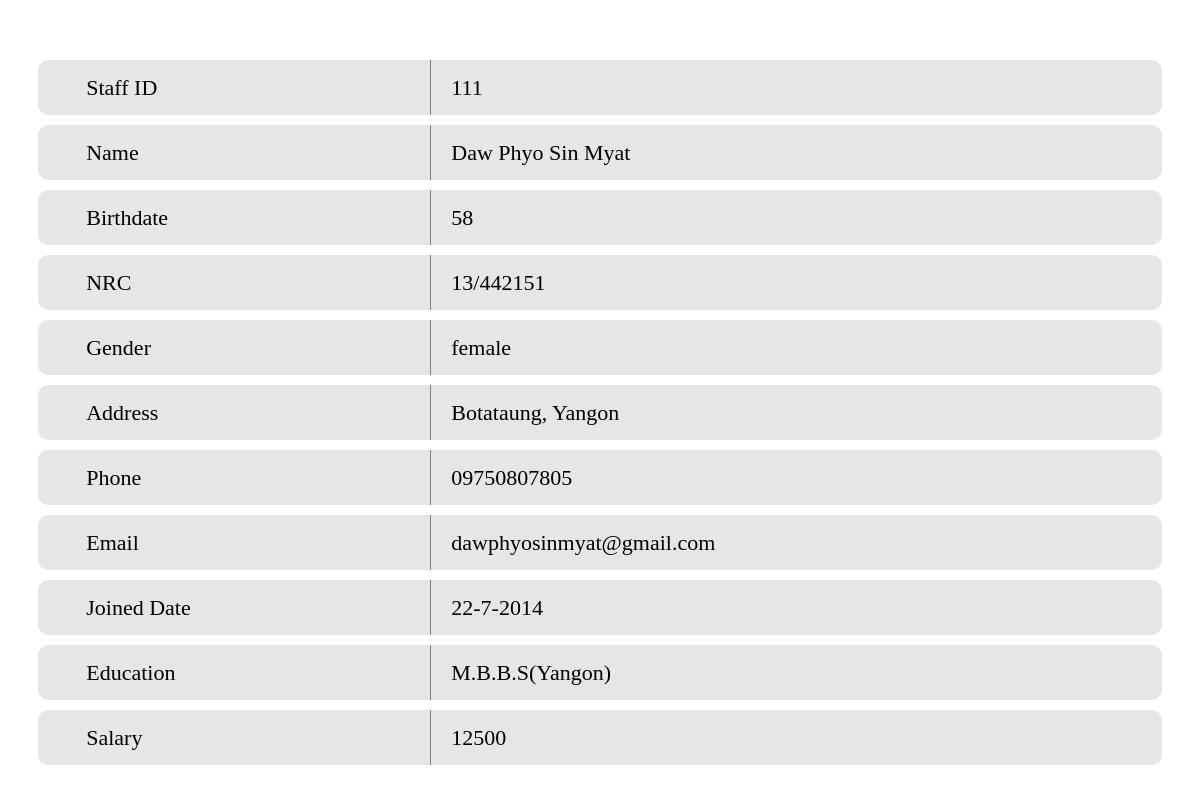
Screenshot of /Admin/infoadmin.php?id=111 with the database file from the repository.
### tables this page shows
CREATE TABLE `staff` (
  `Staff_Id` varchar(100) NOT NULL,
  `Name` varchar(100) NOT NULL,
  `B_Name` varchar(100) NOT NULL,
  `Birthdate` varchar(100) NOT NULL,
  `NRC` varchar(100) NOT NULL,
  `Gender` varchar(10) NOT NULL,
  `Address` varchar(100) NOT NULL,
  `Phone` varchar(100) NOT NULL,
  `Email` varchar(100) NOT NULL,
  `Joined_Date` varchar(100) NOT NULL,
  `Education` varchar(100) NOT NULL,
  `Certification` varchar(100) NOT NULL,
  `Department` varchar(100) NOT NULL,
  `Salary` int(11) NOT NULL,
  `Password` varchar(100) NOT NULL,
  `Rank` varchar(100) NOT NULL,
  `Type` varchar(100) NOT NULL,
  `Day` varchar(100) NOT NULL,
  `B_Day` varchar(100) NOT NULL,
  `Time` varchar(100) NOT NULL,
  `B_Time` varchar(100) NOT NULL,
  `Photo` varchar(100) NOT NULL
);

### Admin/infoadmin.php (the view, shortened to what this page needs)
<?php
$id=$_REQUEST['id'];
include("connect.php");
$result=mysqli_query($conn,"SELECT* FROM staff WHERE Staff_Id='$id'");
$row=mysqli_fetch_assoc($result);
 ?>
<head>
 <link rel="stylesheet" href="vendorhomepage/font-awesome/css/font-awesome.min.css">
 <link rel="stylesheet" href="vendorhomepage/themify-icons/css/themify-icons.css">
 <link rel="stylesheet" type="text/css" href="css/showdriverinfo.css">
</head>
<div class="headtab">
  <table>
    <tr>
      <td>
      <i class="fa fa-bank">&nbsp;&nbsp;&nbsp;</i>Staff ID&nbsp;&nbsp;
      </td>
      <td>
       <?php echo $row['Staff_Id']; ?>
     </td>
   </tr>
   <tr>
    <td>
      <i class="fa fa-credit-card-alt">&nbsp;&nbsp;&nbsp;</i>Name&nbsp;&nbsp;
    </td>
    <td>
      <?php echo $row['Name']; ?>
    </td>
  </tr>
  <tr>
    <td>
      <i class="fa fa-home">&nbsp;&nbsp;&nbsp;</i>Birthdate&nbsp;&nbsp;
    </td>
    <td>
     <?php echo $row['Birthdate']; ?>
   </td>
 </tr>
 <tr>
  <td>
    <i class="fa fa-phone">&nbsp;&nbsp;&nbsp;</i>NRC&nbsp;&nbsp;
  </td>
  <td>
    <?php echo $row['NRC']; ?>
  </td>
</tr>
<tr>
  <td>
    <i class="fa fa-paw">&nbsp;&nbsp;&nbsp;</i>Gender&nbsp;&nbsp;
  </td>
  <td>
    <?php echo $row['Gender']; ?>
  </td>
</tr>
<tr>
  <td>
    <i class="fa fa-server">&nbsp;&nbsp;&nbsp;</i>Address&nbsp;&nbsp;
  </td>
  <td>
    <?php echo $row['Address']; ?>
  </td>
</tr>
<tr>
  <td>
    <i class="fa fa-spinner">&nbsp;&nbsp;&nbsp;</i>Phone&nbsp;&nbsp;
  </td>
  <td>
    <?php echo $row['Phone']; ?>
  </td>
</tr>
<tr>
  <td>
    <i class="fa fa-mail-forward">&nbsp;&nbsp;&nbsp;</i>Email&nbsp;&nbsp;
  </td>
  <td>
    <?php echo $row['Email']; ?>
  </td>
</tr>
<tr>
  <td>
    <i class="fa fa-mail-forward">&nbsp;&nbsp;&nbsp;</i>Joined Date&nbsp;&nbsp;
  </td>
  <td>
    <?php echo $row['Joined_Date']; ?>
  </td>
</tr>
<tr>
  <td>
    <i class="fa fa-mail-forward">&nbsp;&nbsp;&nbsp;</i>Education&nbsp;&nbsp;
  </td>
  <td>
    <?php echo $row['Education']; ?>
  </td>
</tr>
<tr>
  <td>
    <i class="fa fa-mail-forward">&nbsp;&nbsp;&nbsp;</i>Salary&nbsp;&nbsp;
  </td>
  <td>
    <?php echo $row['Salary']; ?>
  </td>
</tr>
</table>
</div>

### Admin/css/showdriverinfo.css (style rules this page uses)
.headtab { width: 95%; margin: 0px auto; height: auto; font-size: 22px; }
.headtab table { width: 100%; margin-top: 50px; border-collapse: separate; border-spacing: 0 10px; }
.headtab table tr td:nth-child(1) { text-align: left; width:35%; padding-left:15px; border-right: 1px solid grey; }
.headtab table tr td:last-child { text-align: left; width: 65%; padding-left: 20px; }
.headtab table tr { width: 100%; height: 55px; background: #e8e5e5; cursor: pointer; overflow: hidden; border-bottom: 10px solid #fff; }
.headtab tr td:nth-child(1) { border-bottom-left-radius: 10px; border-top-left-radius: 10px; }
.headtab tr td:last-child { border-bottom-right-radius: 10px; border-top-right-radius: 10px; }

### rows the page displays
staff: Staff_Id "111", Name "Daw Phyo Sin Myat", Birthdate "58", NRC "13/442151", Gender "female", Address "Botataung, Yangon", Phone "09750807805", Email "dawphyosinmyat@gmail.com", Joined_Date "22-7-2014", Education "M.B.B.S(Yangon)", Salary "12500"
